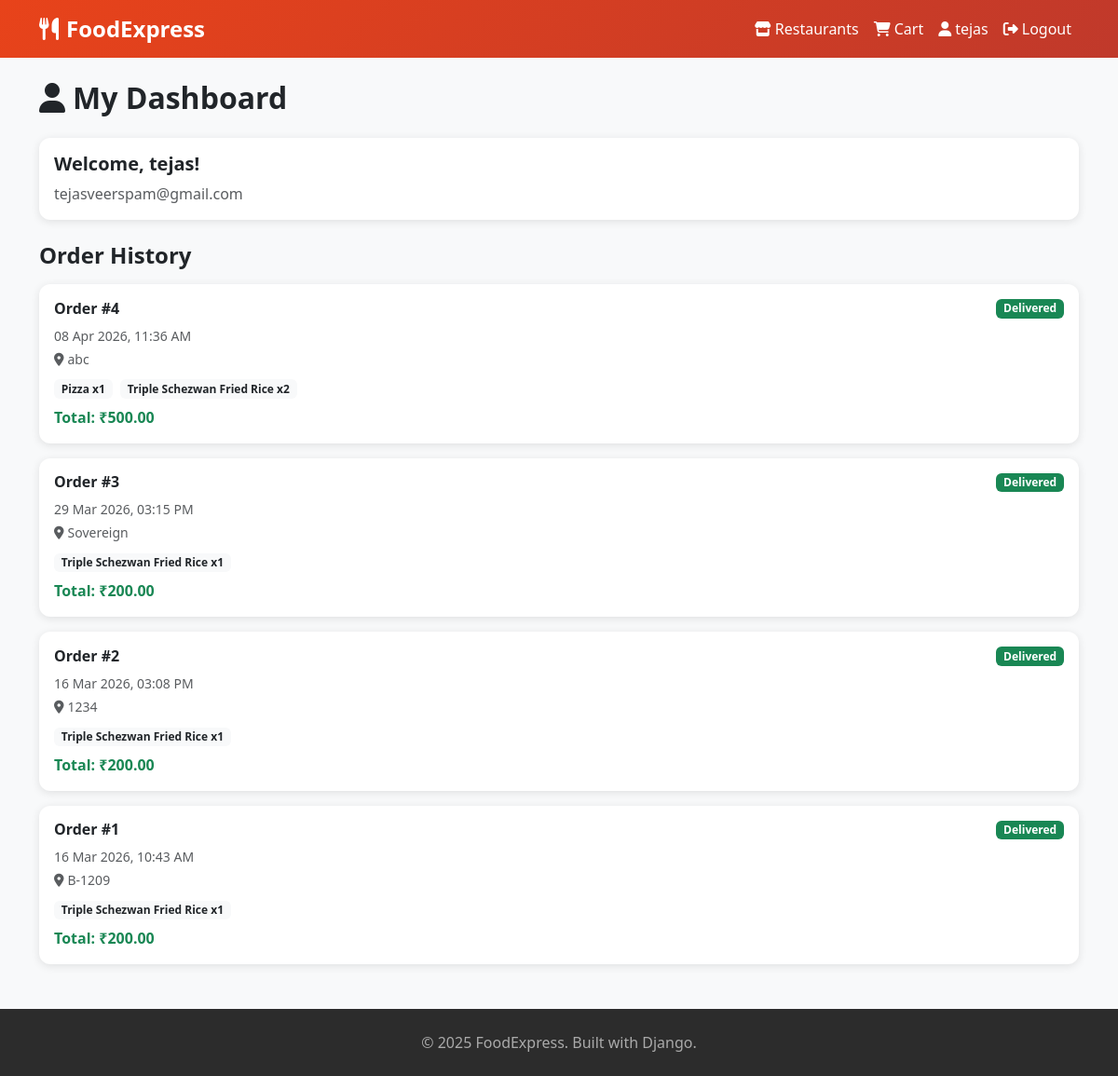
Page /users/dashboard/ (signed in) on the committed database.
### orders/models.py (models this page shows, shortened)
class Order(models.Model):
    STATUS_CHOICES = [
        ('pending', 'Pending'),
        ('preparing', 'Preparing'),
        ('delivered', 'Delivered'),
    ]
    user = models.ForeignKey(User, on_delete=models.CASCADE)
    created_at = models.DateTimeField(auto_now_add=True)
    status = models.CharField(max_length=20, choices=STATUS_CHOICES, default='pending')
    total_price = models.DecimalField(max_digits=10, decimal_places=2)
    delivery_address = models.TextField()

class OrderItem(models.Model):
    order = models.ForeignKey(Order, on_delete=models.CASCADE, related_name='order_items')
    food_item = models.ForeignKey(FoodItem, on_delete=models.CASCADE)
    quantity = models.PositiveIntegerField()
    price = models.DecimalField(max_digits=8, decimal_places=2)

### restaurants/models.py (models this page shows, shortened)
class FoodItem(models.Model):
    restaurant = models.ForeignKey(Restaurant, on_delete=models.CASCADE, related_name='food_items')
    name = models.CharField(max_length=200)
    description = models.TextField()
    price = models.DecimalField(max_digits=8, decimal_places=2)
    image = models.ImageField(upload_to='food_items/', blank=True)
    is_available = models.BooleanField(default=True)
    category = models.CharField(max_length=100)

### users/views.py (the view)
# urls.py: path('dashboard/', views.dashboard, name='dashboard'),
@login_required
def dashboard(request):
    orders = Order.objects.filter(user=request.user).order_by('-created_at')
    return render(request, 'users/dashboard.html', {'orders': orders})

### templates/users/dashboard.html (shortened to what this page needs)
{% extends 'base.html' %}
{% block content %}
<h2 class="fw-bold mb-4"><i class="fas fa-user me-2"></i>My Dashboard</h2>
<div class="card mb-4 p-3">
    <h5 class="fw-bold">Welcome, {{ user.username }}!</h5>
    <p class="text-muted mb-0">{{ user.email }}</p>
</div>
<h4 class="fw-bold mb-3">Order History</h4>
{% for order in orders %}
<div class="card mb-3">
    <div class="card-body">
        <div class="d-flex justify-content-between align-items-center mb-2">
            <h6 class="fw-bold mb-0">Order #{{ order.id }}</h6>
            <span class="badge
                {% if order.status == 'delivered' %}bg-success
                {% elif order.status == 'preparing' %}bg-warning text-dark
                {% else %}bg-secondary{% endif %}">
                {{ order.get_status_display }}
            </span>
        </div>
        <p class="text-muted small mb-1">{{ order.created_at|date:"d M Y, h:i A" }}</p>
        <p class="text-muted small mb-1"><i class="fas fa-map-marker-alt me-1"></i>{{ order.delivery_address }}</p>
        <div class="mt-2">
            {% for item in order.order_items.all %}
            <span class="badge bg-light text-dark me-1">{{ item.food_item.name }} x{{ item.quantity }}</span>
            {% endfor %}
        </div>
        <p class="fw-bold mt-2 mb-0 text-success">Total: ₹{{ order.total_price }}</p>
    </div>
</div>
{% empty %}
<div class="text-center py-5">
    <i class="fas fa-receipt fa-3x text-muted mb-3"></i>
    <p class="text-muted">No orders yet. <a href="{% url 'restaurant_list' %}">Start ordering!</a></p>
</div>
{% endfor %}
{% endblock %}

### templates/base.html (shortened to what this page needs)
<!DOCTYPE html>
<html lang="en">
<head>
    <link href="https://cdn.jsdelivr.net/npm/bootstrap@5.3.0/dist/css/bootstrap.min.css" rel="stylesheet">
    <link href="https://cdnjs.cloudflare.com/ajax/libs/font-awesome/6.4.0/css/all.min.css" rel="stylesheet">
    {% load static %}
</head>
<body>
<nav class="navbar navbar-expand-lg mb-4">
    <div class="container">
        <a class="navbar-brand fw-bold fs-4" href="{% url 'home' %}">
            <i class="fas fa-utensils me-2"></i>FoodExpress
        </a>
        <div class="collapse navbar-collapse" id="navbarNav">
            <ul class="navbar-nav ms-auto">
                <li class="nav-item">
                    <a class="nav-link" href="{% url 'restaurant_list' %}">
                        <i class="fas fa-store me-1"></i>Restaurants
                    </a>
                </li>
                {% if user.is_authenticated %}
                <li class="nav-item">
                    <a class="nav-link" href="{% url 'cart' %}">
                        <i class="fas fa-shopping-cart me-1"></i>Cart
                    </a>
                </li>
                <li class="nav-item">
                    <a class="nav-link" href="{% url 'dashboard' %}">
                        <i class="fas fa-user me-1"></i>{{ user.username }}
                    </a>
                </li>
                <li class="nav-item">
                    <a class="nav-link" href="{% url 'logout' %}">
                        <i class="fas fa-sign-out-alt me-1"></i>Logout
                    </a>
                </li>
                {% endif %}
            </ul>
        </div>
    </div>
</nav>
<div class="container mb-4">
    {% block content %}{% endblock %}
</div>
<footer class="py-4 mt-5">
    <div class="container text-center">
        <p class="mb-0">© 2025 FoodExpress. Built with Django.</p>
    </div>
</footer>
</body>
</html>

### templates/base.html (style rules this page uses)
body { background-color: #f8f9fa; }
.navbar { background: linear-gradient(135deg, #e8431a, #c0392b); }
.navbar-brand, .nav-link { color: white !important; }
.card { border: none; box-shadow: 0 2px 10px rgba(0,0,0,0.1); border-radius: 12px; }
footer { background: #2c2c2c; color: #aaa; }

### rows in the picture
Order: id "4", status "Delivered", created_at "08 Apr 2026, 11:36 AM", delivery_address "abc", total_price "500.00"
OrderItem: food_item.name "Pizza", quantity "1"
OrderItem: food_item.name "Triple Schezwan Fried Rice", quantity "2"
Order: id "3", status "Delivered", created_at "29 Mar 2026, 03:15 PM", delivery_address "Sovereign", total_price "200.00"
OrderItem: food_item.name "Triple Schezwan Fried Rice", quantity "1"
Order: id "2", status "Delivered", created_at "16 Mar 2026, 03:08 PM", delivery_address "1234", total_price "200.00"
OrderItem: food_item.name "Triple Schezwan Fried Rice", quantity "1"
Order: id "1", status "Delivered", created_at "16 Mar 2026, 10:43 AM", delivery_address "B-1209", total_price "200.00"
OrderItem: food_item.name "Triple Schezwan Fried Rice", quantity "1"

### other values in the picture
{{ user.username }} "tejas"
{{ user.email }} "tejasveerspam@gmail.com"
